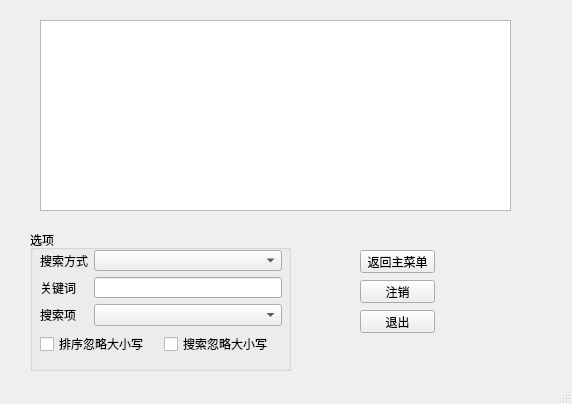
<ui version="4.0" >
 <class>MainWindow</class>
 <widget class="QMainWindow" name="MainWindow" >
  <property name="windowModality" >
   <enum>Qt::WindowModal</enum>
  </property>
  <property name="geometry" >
   <rect>
    <x>0</x>
    <y>0</y>
    <width>572</width>
    <height>404</height>
   </rect>
  </property>
  <property name="sizePolicy" >
   <sizepolicy vsizetype="Expanding" hsizetype="Expanding" >
    <horstretch>1</horstretch>
    <verstretch>1</verstretch>
   </sizepolicy>
  </property>
  <property name="windowTitle" >
   <string>MainWindow</string>
  </property>
  <widget class="QWidget" name="centralwidget" >
   <widget class="QGroupBox" name="groupBox" >
    <property name="geometry" >
     <rect>
      <x>30</x>
      <y>230</y>
      <width>261</width>
      <height>141</height>
     </rect>
    </property>
    <property name="sizePolicy" >
     <sizepolicy vsizetype="Fixed" hsizetype="Expanding" >
      <horstretch>1</horstretch>
      <verstretch>0</verstretch>
     </sizepolicy>
    </property>
    <property name="font" >
     <font>
      <family>Tahoma</family>
      <pointsize>9</pointsize>
      <weight>50</weight>
      <bold>false</bold>
      <kerning>true</kerning>
     </font>
    </property>
    <property name="title" >
     <string>选项</string>
    </property>
    <widget class="QWidget" name="layoutWidget" >
     <property name="geometry" >
      <rect>
       <x>10</x>
       <y>20</y>
       <width>242</width>
       <height>106</height>
      </rect>
     </property>
     <layout class="QVBoxLayout" name="verticalLayout" >
      <item>
       <layout class="QFormLayout" name="formLayout" >
        <property name="sizeConstraint" >
         <enum>QLayout::SetFixedSize</enum>
        </property>
        <item row="0" column="0" >
         <widget class="QLabel" name="label" >
          <property name="font" >
           <font>
            <family>Tahoma</family>
            <pointsize>9</pointsize>
           </font>
          </property>
          <property name="text" >
           <string>搜索方式</string>
          </property>
          <property name="buddy" >
           <cstring>comboBoxPattern</cstring>
          </property>
         </widget>
        </item>
        <item row="0" column="1" >
         <widget class="QComboBox" name="comboBoxPattern" >
          <property name="sizePolicy" >
           <sizepolicy vsizetype="Fixed" hsizetype="Expanding" >
            <horstretch>0</horstretch>
            <verstretch>0</verstretch>
           </sizepolicy>
          </property>
          <property name="font" >
           <font>
            <family>Tahoma</family>
            <pointsize>9</pointsize>
           </font>
          </property>
         </widget>
        </item>
        <item row="1" column="0" >
         <widget class="QLabel" name="labelKeyword" >
          <property name="font" >
           <font>
            <family>Tahoma</family>
            <pointsize>9</pointsize>
           </font>
          </property>
          <property name="text" >
           <string>关键词</string>
          </property>
          <property name="buddy" >
           <cstring>lineEditKeyword</cstring>
          </property>
         </widget>
        </item>
        <item row="1" column="1" >
         <widget class="QLineEdit" name="lineEditKeyword" >
          <property name="font" >
           <font>
            <family>Tahoma</family>
            <pointsize>9</pointsize>
           </font>
          </property>
         </widget>
        </item>
        <item row="2" column="0" >
         <widget class="QLabel" name="label_3" >
          <property name="sizePolicy" >
           <sizepolicy vsizetype="Preferred" hsizetype="Fixed" >
            <horstretch>0</horstretch>
            <verstretch>0</verstretch>
           </sizepolicy>
          </property>
          <property name="font" >
           <font>
            <family>Tahoma</family>
            <pointsize>9</pointsize>
           </font>
          </property>
          <property name="text" >
           <string>搜索项</string>
          </property>
          <property name="buddy" >
           <cstring>comboBoxItem</cstring>
          </property>
         </widget>
        </item>
        <item row="2" column="1" >
         <widget class="QComboBox" name="comboBoxItem" >
          <property name="sizePolicy" >
           <sizepolicy vsizetype="Fixed" hsizetype="Expanding" >
            <horstretch>0</horstretch>
            <verstretch>0</verstretch>
           </sizepolicy>
          </property>
          <property name="font" >
           <font>
            <family>Tahoma</family>
            <pointsize>9</pointsize>
           </font>
          </property>
         </widget>
        </item>
       </layout>
      </item>
      <item>
       <layout class="QHBoxLayout" name="horizontalLayout" >
        <item>
         <widget class="QCheckBox" name="checkBoxSort" >
          <property name="font" >
           <font>
            <family>Tahoma</family>
            <pointsize>9</pointsize>
           </font>
          </property>
          <property name="text" >
           <string>排序忽略大小写</string>
          </property>
         </widget>
        </item>
        <item>
         <widget class="QCheckBox" name="checkBoxSearch" >
          <property name="font" >
           <font>
            <family>Tahoma</family>
            <pointsize>9</pointsize>
           </font>
          </property>
          <property name="text" >
           <string>搜索忽略大小写</string>
          </property>
         </widget>
        </item>
       </layout>
      </item>
     </layout>
    </widget>
   </widget>
   <widget class="QTreeView" name="treeViewStaff" >
    <property name="geometry" >
     <rect>
      <x>40</x>
      <y>20</y>
      <width>471</width>
      <height>191</height>
     </rect>
    </property>
   </widget>
   <widget class="QPushButton" name="pushButtonBack" >
    <property name="geometry" >
     <rect>
      <x>360</x>
      <y>250</y>
      <width>75</width>
      <height>23</height>
     </rect>
    </property>
    <property name="text" >
     <string>返回主菜单</string>
    </property>
   </widget>
   <widget class="QPushButton" name="pushButtonLogoff" >
    <property name="geometry" >
     <rect>
      <x>360</x>
      <y>280</y>
      <width>75</width>
      <height>23</height>
     </rect>
    </property>
    <property name="text" >
     <string>注销</string>
    </property>
   </widget>
   <widget class="QPushButton" name="pushButtonExit" >
    <property name="geometry" >
     <rect>
      <x>360</x>
      <y>310</y>
      <width>75</width>
      <height>23</height>
     </rect>
    </property>
    <property name="text" >
     <string>退出</string>
    </property>
   </widget>
  </widget>
  <widget class="QMenuBar" name="menubar" >
   <property name="geometry" >
    <rect>
     <x>0</x>
     <y>0</y>
     <width>572</width>
     <height>21</height>
    </rect>
   </property>
  </widget>
  <widget class="QStatusBar" name="statusbar" />
 </widget>
 <resources/>
 <connections/>
</ui>
